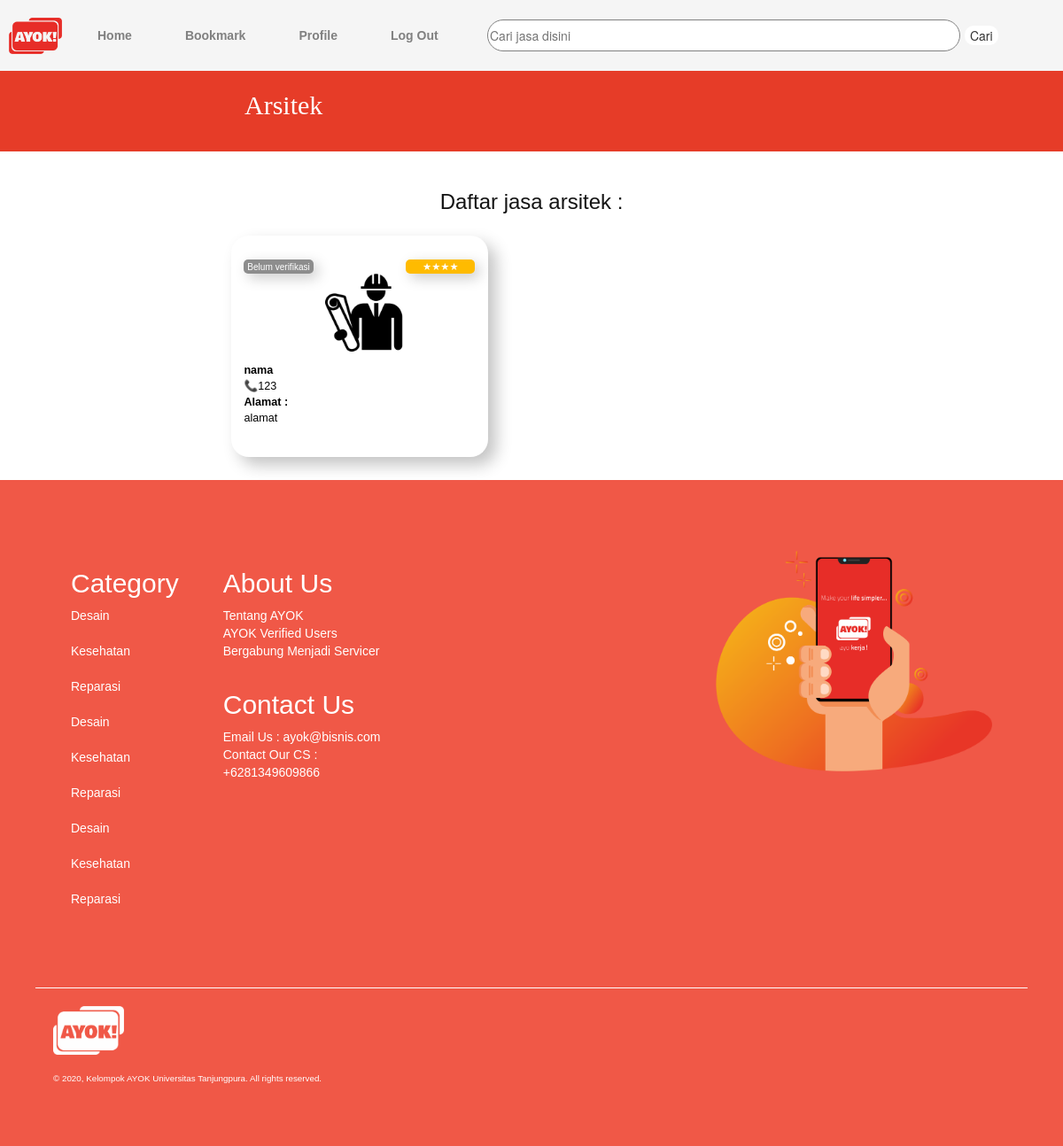
Page /jasa/arsitek.php (signed in) on the committed database.
### tables this page shows
CREATE TABLE `kategori` (
  `id_kategori1` varchar(10) NOT NULL,
  `id_kategori2` varchar(10) NOT NULL,
  `id_kategori3` varchar(10) NOT NULL,
  `nama_kategori` varchar(100) NOT NULL
);

CREATE TABLE `ratingjasa` (
  `id_jasa` varchar(50) NOT NULL,
  `rating` float NOT NULL
);

CREATE TABLE `foto` (
  `id_jasa` varchar(50) NOT NULL,
  `nama_foto` varchar(200) NOT NULL
);

CREATE TABLE `jasa` (
  `id_kategorijasa` varchar(50) NOT NULL,
  `id_jasa` varchar(50) NOT NULL,
  `id_akun` varchar(50) NOT NULL,
  `nama_jasa` varchar(200) NOT NULL,
  `keterangan` text NOT NULL,
  `alamat` text NOT NULL,
  `hargamin` varchar(50) NOT NULL,
  `hargamax` varchar(50) NOT NULL,
  `telepon` varchar(20) NOT NULL,
  `urutan` int(11) NOT NULL,
  `verifikasi_status` int(2) NOT NULL DEFAULT '0'
);

### web/jasa/arsitek.php (the view, shortened to what this page needs)
<?php
include("../sistem/koneksi_database.php");
?>
<html>
<head>
<link rel="stylesheet" href="https://maxcdn.bootstrapcdn.com/bootstrap/3.4.1/css/bootstrap.min.css">
<link rel="stylesheet" href="../sistem/style.css">
 </head>
 <body>
	<div class="pencarian">
				<form name=form1 method=post action=../akun/carijasa.php onsubmit="return validate()">
					<input class=input type=text name=cari maxlength=100 placeholder="Cari jasa disini">
					<input class=submit type=submit value="Cari">
				</form>
		</div>
	<div class="topnav" id="myTopnav">
		<img src="../gambar/logo/ayok.png">
		<div class="menu">
		<a href="../index.php"><b>Home</b></a>
		<a href="../akun/bookmark.php"><b>Bookmark</b></a>
		<a href="../akun/profil.php"><b>Profile</b></a>
		<a href="../sistem/logout.php"><b>Log Out</b></a>
		</div>
	</div>
	<div class="main-content">
		<div class="content">
			<div class="block6">
				<div class="font3">
					<h2>Arsitek</h2>
					</div>
					<div class="block2">
			<h3><center>Daftar jasa arsitek :</center></h3>
			<div class="block7">
			<?php
					$id_kategori2='0201';
			$perintah="SELECT * FROM jasa WHERE id_kategorijasa LIKE '%$id_kategori2%' ORDER BY urutan DESC";
			$hasil=mysqli_query($konek, $perintah);
			if($row=mysqli_fetch_array($hasil))
			{
			$perintah="SELECT * FROM jasa WHERE id_kategorijasa LIKE '%$id_kategori2%' ORDER BY urutan DESC";
			$hasil=mysqli_query($konek, $perintah);
			while($row=mysqli_fetch_array($hasil)){
				$perintah2="SELECT * FROM kategori WHERE id_kategori2='$row[0]'";
								$hasil2=mysqli_query($konek, $perintah2);
								while($row2=mysqli_fetch_array($hasil2)){
					$perintah3="SELECT * FROM foto where id_jasa='$row[1]'";
					$hasil3=mysqli_query($konek, $perintah3);
						while($row3=mysqli_fetch_array($hasil3)){
							$imageURL='../../database/akun/foto_jasa//'.$row3[1];
			}
			echo "<a href=\"../akun/tampilanjasa.php?data1=$row[2]&data2=$row[3]\">";
					echo "<div class=\"box8\">";
					if($row[10]>'0'){
						echo "<div class=\"verified\">Verifikasi ✔️</div>";
					}
					else  {
						echo "<div class=\"notverified\">Belum verifikasi</div>";
					}
					$perintah4="SELECT * FROM ratingjasa where id_jasa='$row[1]'";
					$hasil4=mysqli_query($konek, $perintah4);
					if($row4=mysqli_fetch_array($hasil4)){
						$ratingfinalround=$row4[1];
						if($ratingfinalround<1){
					$ratingfinal="☆";
				}
				else if($ratingfinalround==1){
					$ratingfinal="★";
					}
				else if($ratingfinalround<2){
					$ratingfinal="★☆";
				}
				else if($ratingfinalround==2){
					$ratingfinal="★★";
					}
					else if($ratingfinalround<3){
					$ratingfinal="★★☆";
					}
					else if($ratingfinalround==3){
						$ratingfinal="★★★";
					}
					else if($ratingfinalround<4){
					$ratingfinal="★★★☆";
					}
					else if($ratingfinalround==4){
						$ratingfinal="★★★★";
					}
					if($row[10]>'0'){
					echo "<div class=\"ratingverified\">";
					echo $ratingfinal;
					echo "</div>";}
					else {
						echo "<div class=\"ratingnotverified\">";
					echo $ratingfinal;
					echo "</div>";}
					}
					echo "<img src=\"$imageURL\"><br>";
			echo "<b>$row[3]</b>";echo "<br>";
			echo "📞";echo "$row[8]";echo "<br>";
			echo "<b>Alamat :<br></b>";
			echo "$row[5]";echo "<br><br>";
			echo "</div>";
			echo "</a>";
								}
			}
			}
			else {
				echo "<h5><center>Maaf, jasa belum ada..</center></h5>";
			}
						?>
						</div>
						</div>
						</div>
						<?php
			include("../footer.php");?>
		</div>
	</div>
		</body>
		</html>

### web/sistem/style.css (style rules this page uses)
body { margin:0; height: auto; width: 100%; overflow-y: scroll; }
.main-content { margin-top: 70px; width: 100%; }
.content { height: auto; width: 100%; margin-bottom: 0; }
.topnav { background-color: rgb(245, 245, 245); overflow: hidden; position:fixed; top:0%; width:100%; font-family:"Century Gothic", CenturyGothic, Geneva, AppleGothic, sans-serif; z-index :1; }
.pencarian { height: 80px; position : fixed; top : 0%; left: 550px; width : 50%; z-index : 10; padding-top: 22px; padding-bottom : 22px; }
.pencarian form { margin: 0; }
.pencarian .input { width: 89%; height:36px; border-radius:30px; border:1px solid gray; }
.pencarian .submit { width : fit-content; border-radius:10px; border:none; cursor:pointer; border:none; background-color:white; margin-left:1px; }
.topnav img { width : 80px; float : left; padding: 10px; margin-top: 10px; }
.topnav a { font-size: 1em; float: left; display: block; color:gray; text-align: center; padding : 30px; text-decoration: none; transition:0.2s; }
.block2 { background-color:white; font-family: "Century Gothic", CenturyGothic, Geneva, AppleGothic, sans-serif; color:rgb(20,20,20); padding-right:20%; padding-bottom:1%; padding-left:20%; padding-top:2%; }
.block2 .ratingnotverified { border-radius: 20px; background: #fafafa; box-shadow: 5px 5px 15px #cbcbcb, -5px -5px 15px #ffffff; color:rgb(255, 187, 0); width:20%; padding:0px 3px; border-radius:5px; float:right; font-size:90%; }
.block2 .notverified { background-color:rgb(141, 141, 141); box-shadow: 5px 5px 15px #cbcbcb, -5px -5px 15px #ffffff; color:white; width:20%; padding:2px 3px; border-radius:5px; float:left; font-size:80%; }
.block6 { background-color:rgb(230,60,40); border:none; color:white; padding-top:1%; font-family:verdana; }
.block6 a { text-decoration:none; }
.block6 .font3 { margin-left:23%; color:white; margin-bottom:3%; }
.block7 { width:100%; padding-left:1%; padding-right:1%; }
.block7 a { text-decoration:none; color:black; }
.block7 .box8 { padding-top:1%; padding-bottom:3%; padding-left:2%; padding-right:2%; display:inline-block; width:41%; margin-left:2%; margin-right:2%; margin-top:2%; margin-bottom:2%; height:250px; border-radius: 20px; background: #ffffff; box-shadow: 9px 9px 18px #c4c4c4, -9px -9px 18px #ffffff; vertical-align:bottom; text-align:left; font-size:90%; transition:0.2s; color: black; overflow: hidden; transition:0.3s; box-sizing: border-box; }
.block7 .box8 .notverified { margin-top:20px; background-color:rgb(141, 141, 141); color:white; width:30%; height:16px; border-radius:5px; text-align:center; float:left; font-size : 80%; }
.block7 .box8 .ratingnotverified { margin-top : 20px; background-color:rgb(255, 187, 0); color:white; width:30%; height:16px; border-radius:5px; text-align:center; float:right; }
.block7 .box8 img { object-fit :cover; width:auto; margin-left:35%; margin-right:35%; margin-bottom:5%; height:40%; }

### rows in the picture
jasa: nama_jasa "nama", telepon "123", alamat "alamat"
kategori: ratingjasa.rating "★★★★", foto.nama_foto (picture)
